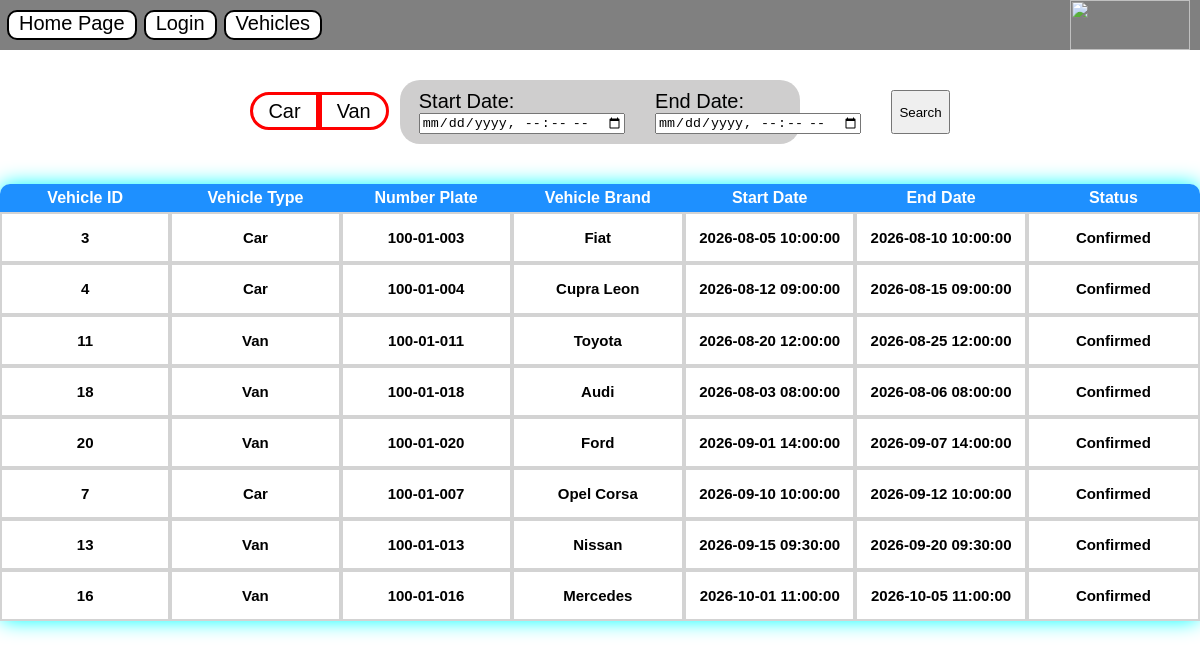
Page /VehicleRentalHistory.php on the committed database.
### tables this page shows
CREATE TABLE IF NOT EXISTS `vehicle` (
  `Id` int NOT NULL AUTO_INCREMENT,
  `VehicleType` varchar(250) NOT NULL,
  `NumberPlate` varchar(250) NOT NULL,
  `VehicleBrand` varchar(250) NOT NULL,
  `Image` varchar(250) NOT NULL,
  `PricePerDay` decimal(10,2) NOT NULL,
  `GearBox` varchar(250) NOT NULL,
  `Seats` int NOT NULL,
  `Doors` int NOT NULL,
  `DriveStyle` tinyint(1) NOT NULL DEFAULT '0',
  `Miles` decimal(10,3) NOT NULL,
  `Color` varchar(250) NOT NULL,
  `Convertible` tinyint(1) NOT NULL DEFAULT '0',
  `EnergyType` varchar(250) NOT NULL,
  `HorsePower` int NOT NULL,
  `VehicleName` varchar(250) NOT NULL,
  `MaxSpeed` int NOT NULL,
  `DriveType` varchar(250) NOT NULL,
  `TankSize` int NOT NULL,
  `AirConditioner` tinyint(1) NOT NULL DEFAULT '0',
  `VehicleInside1` varchar(250) NOT NULL,
  `VehicleInside2` varchar(250) NOT NULL,
  `VehicleInside3` varchar(250) NOT NULL,
  `VehicleInside4` varchar(250) NOT NULL,
  `Branch` varchar(250) NOT NULL,
  `VehicleLogo` varchar(250) NOT NULL,
  PRIMARY KEY (`Id`)
);

CREATE TABLE IF NOT EXISTS `booking` (
  `BookingId` int NOT NULL AUTO_INCREMENT,
  `CustomerId` int NOT NULL,
  `VehicleId` int NOT NULL,
  `StartDate` datetime NOT NULL,
  `EndDate` datetime NOT NULL,
  `Status` varchar(250) NOT NULL,
  `CreatedAt` timestamp NOT NULL DEFAULT CURRENT_TIMESTAMP,
  `UpdatedAt` timestamp NOT NULL DEFAULT CURRENT_TIMESTAMP,
  `TotalPrice` decimal(10,2) NOT NULL,
  PRIMARY KEY (`BookingId`),
  KEY `CustomerId` (`CustomerId`),
  KEY `CarId` (`VehicleId`)
);

### VehicleRentalHistory.php (the view, shortened to what this page needs)
<?php
    include "Nav.php";
    $con=OpenCon();
    $Search="";
    $Search2="";
?>
<!DOCTYPE HTML>
<html>
    <head>
    </head>
    <body>
        <nav class="nav">
            <form method="POST">
                <div class="Css1">
                    <label>
                        <span id="Car">Car</span>
                    </label>
                    <label>
                        <span id="Van">Van</span>
                    </label>
                </div>
                <div>
                    <label id="DateCss">Start Date:</label>
                    <input type="datetime-local" name="StartDate">
                </div>
                <div>
                    <label id="DateCss">End Date:</label>
                    <input type="datetime-local" name="EndDate">
                </div>
                <button type="submit" name="Search">Search</button>
            </form>
        </nav>
        <?php
            if(isset($_SESSION['Message3'])){
                echo $_SESSION['Message3'];
                unset($_SESSION['Message3']);
            }else{
        ?>
        <table>
            <th id="thLeft">Vehicle ID</th>
            <th>Vehicle Type</th>
            <th>Number Plate</th>
            <th>Vehicle Brand</th>
            <th>Start Date</th>
            <th>End Date</th>
            <th id="thRight">Status</th>
            <?php
                $Booking=mysqli_query($con,"SELECT * FROM Booking $Search2");
                while($b=mysqli_fetch_array($Booking)){
                    echo "<tr>";
                        $VehiclesRentalHistory=mysqli_query($con,"SELECT * FROM Vehicle $Search");
                        while($v=mysqli_fetch_array($VehiclesRentalHistory)){
                            if($v['Id']==$b['VehicleId']){
                                echo"<td><h1>".$v['Id']."</h1></td>
                                <td><h1>".$v['VehicleType']."</h1></td>
                                <td><h1>".$v['NumberPlate']."</h1></td>
                                <td><h1>".$v['VehicleBrand']."</h1></td>
                                <td><h1>".$b['StartDate']."</h1></td>
                                <td><h1>".$b['EndDate']."</h1></td>
                                <td><h1>".$b['Status']."</h1></td>";
                                break;
                            }
                        }
                    echo "</tr>";
                }
            }
            ?>
        </table>
    </body>
</html>

### Nav.php (style rules this page uses)
body { font-family: Arial; margin:0px; }
button { cursor:pointer; }

### VehicleRentalHistory.php (style rules this page uses)
body { font-family:arial; margin-top:80px; }
.Css1 { display: flex; padding-top:10px ; }
.nav { margin-left: 400px; margin-right: 400px; padding-top: 10px; padding-bottom: 10px; border-radius: 20px; background-color: #cfcecefd; }
.nav form { display:flex; gap:30px; justify-content: center; }
span { background-color: white; padding-left:15px; padding-right:15px; padding-top:5px; padding-bottom: 5px; font-size:20px; border: 3px red solid; cursor: pointer; }
label { font-size: 20px; }
table { border-radius: 10px; margin-top: 40px; display: flex; justify-self: center; border-spacing: 0px; box-shadow: 0px 0px 20px cyan; }
th { width: 180px; margin-top:5px; padding-top:5px; padding-bottom:5px; color:white; background-color: dodgerblue; }
#thLeft { border-top-left-radius:10px; }
#thRight { border-top-right-radius: 10px; }
td { background-color: white; border: 2px solid lightgray; width: 180px; margin-top:5px; padding-top:5px; padding-bottom:5px; }
h1 { font-size:15px; text-align: center; }
#DateCss { display:block; font-size: 20px; }
#Car { border-top-left-radius: 20px; border-bottom-left-radius: 20px; }
#Van { border-top-right-radius: 20px; border-bottom-right-radius: 20px; }

### rows in the picture
booking: StartDate "2026-08-05 10:00:00", EndDate "2026-08-10 10:00:00", Status "Confirmed"
vehicle: Id "3", VehicleType "Car", NumberPlate "100-01-003", VehicleBrand "Fiat"
booking: StartDate "2026-08-12 09:00:00", EndDate "2026-08-15 09:00:00", Status "Confirmed"
vehicle: Id "4", VehicleType "Car", NumberPlate "100-01-004", VehicleBrand "Cupra Leon"
booking: StartDate "2026-08-20 12:00:00", EndDate "2026-08-25 12:00:00", Status "Confirmed"
vehicle: Id "11", VehicleType "Van", NumberPlate "100-01-011", VehicleBrand "Toyota"
booking: StartDate "2026-08-03 08:00:00", EndDate "2026-08-06 08:00:00", Status "Confirmed"
vehicle: Id "18", VehicleType "Van", NumberPlate "100-01-018", VehicleBrand "Audi"
booking: StartDate "2026-09-01 14:00:00", EndDate "2026-09-07 14:00:00", Status "Confirmed"
vehicle: Id "20", VehicleType "Van", NumberPlate "100-01-020", VehicleBrand "Ford"
booking: StartDate "2026-09-10 10:00:00", EndDate "2026-09-12 10:00:00", Status "Confirmed"
vehicle: Id "7", VehicleType "Car", NumberPlate "100-01-007", VehicleBrand "Opel Corsa"
booking: StartDate "2026-09-15 09:30:00", EndDate "2026-09-20 09:30:00", Status "Confirmed"
vehicle: Id "13", VehicleType "Van", NumberPlate "100-01-013", VehicleBrand "Nissan"
booking: StartDate "2026-10-01 11:00:00", EndDate "2026-10-05 11:00:00", Status "Confirmed"
vehicle: Id "16", VehicleType "Van", NumberPlate "100-01-016", VehicleBrand "Mercedes"
